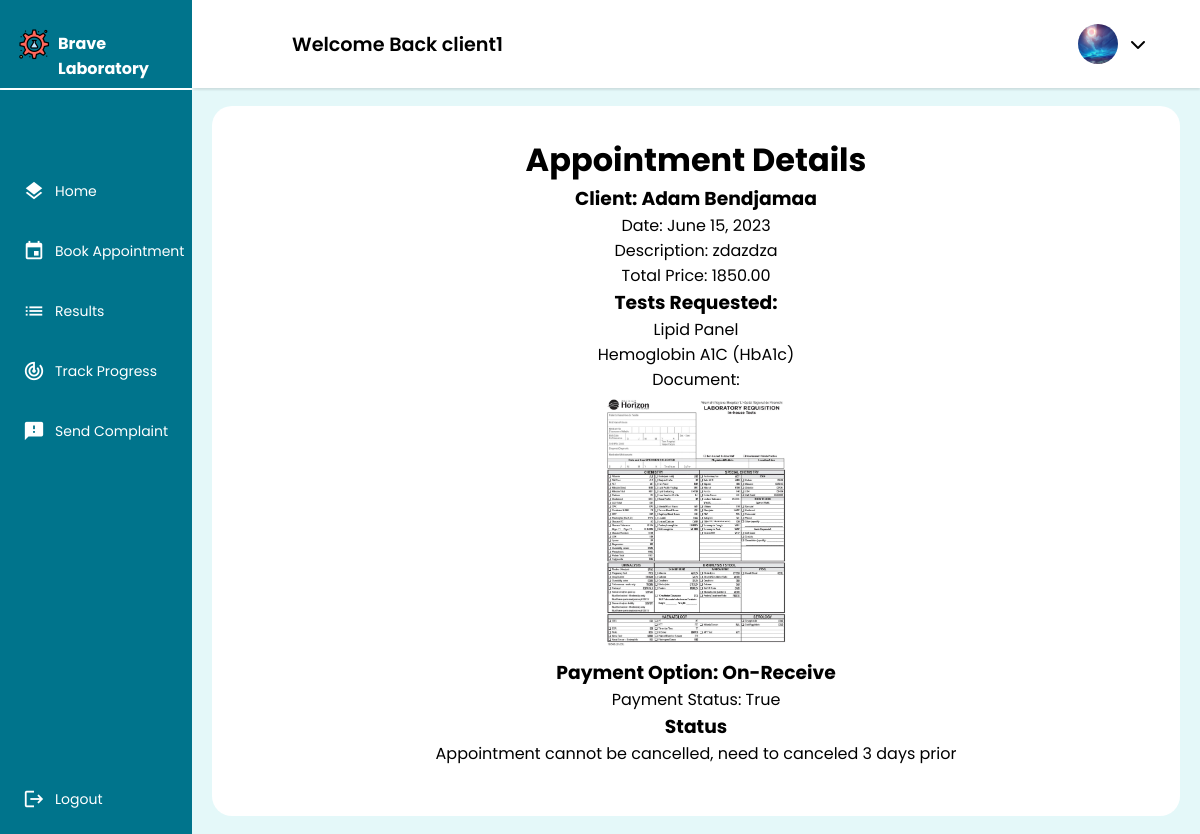
Screenshot of /client/appointment/detail/27 (signed in) with the database file from the repository.
### client/models.py (models this page shows, shortened)
class Client(models.Model):
    GENDERS =[
        ('M','Male'),
        ('F','Female')
    ]
    user = models.OneToOneField(User, primary_key = True, on_delete=models.CASCADE)
    phone_number = models.CharField(max_length=10,validators=[phone_regex])
    gender = models.CharField(max_length = 1 ,choices = GENDERS)
    address = models.CharField(max_length=50)
    policy = models.BooleanField(default = False)
    profile_pic = models.ImageField(default="default.png", upload_to="profile_pics")
    date_of_birth = models.DateField(default='2003-03-08')
    tests_made = models.PositiveIntegerField(default=0)
    class Meta():
        db_table = 'auth_client'

### main_home/models.py (models this page shows, shortened)
class Appointment(models.Model):
    PRE_PAY = 'PP'
    ON_RECEIVE = 'OR'
    PAYMENT_CHOICES = [
        (PRE_PAY, 'Pre-Pay'),
        (ON_RECEIVE, 'On-Receive'),
    ]
    UPCOMING = 'Upcoming'
    TOMORROW = 'Tommorow'
    TODAY = 'Today'
    OVERDUE = 'Overdue'
    STATUS_CHOICES = [
        (UPCOMING, 'Upcoming'),
        (TOMORROW, 'Tommorow'),
        (TODAY, 'Today'),
        (OVERDUE, 'Overdue'),
    ]
    client = models.ForeignKey(Client, on_delete=models.CASCADE)
    tests_requested = models.ManyToManyField(TestOffered)
    date = models.DateField(validators=[validate_date_not_past])
    description = models.CharField(max_length=1000,blank=True)
    document = models.ImageField(null=True,blank=True,upload_to='medical_documents')
    total_price = models.DecimalField(max_digits=10, decimal_places=2)
    payment_option = models.CharField(max_length=2, choices=PAYMENT_CHOICES,default="OR")
    payment_status = models.BooleanField(default=False)
    arrived = models.BooleanField(default=False)
    cancelled = models.BooleanField(default=False)
    performed = models.BooleanField(default=False)
    class Meta:
        db_table = 'appointment'

class TestOffered(models.Model):
    name = models.CharField(max_length=50,unique=True)
    price = models.DecimalField(max_digits=10, decimal_places=2)
    class Meta:
        db_table = 'test_offered'
        verbose_name_plural = 'Offered Tests'

### client/views.py (the view)
# urls.py: path("appointment/detail/<int:appointment_id>",views.appointment_detail,name="client_appointment_detail"),
@login_required
@permission_required('client.view_client', raise_exception=True)
def appointment_detail(request, appointment_id):
    appointment = get_object_or_404(Appointment, id=appointment_id)
    time_difference = appointment.date - timezone.now().date()
    context = {
        'appointment': appointment,
        'time_difference': time_difference.days,
    }
    return render(request,'client/appointment/appointment_detail.html',context)

### client/templates/client/appointment/appointment_detail.html (shortened to what this page needs)
{% extends 'client/client.html' %}
{% load static %}
{% block main %}
<div class="Container">
    <h1>Appointment Details</h1>
    <h3>Client: {{ appointment.client.user.first_name }} {{ appointment.client.user.last_name }}</h3>
    <p>Date: {{ appointment.date }}</p>
    <p>Description: {{ appointment.description }}</p>
    <p>Total Price: {{ appointment.total_price }}</p>
    <h3>Tests Requested:</h3>
    <ul>
        {% for test in appointment.tests_requested.all %}
            <li>{{ test.name }}</li>
        {% empty %}
            <li>No tests requested.</li>
        {% endfor %}
    </ul>
    {% if appointment.document %}
        <p>Document:
        </p>
        <a href="{{ appointment.document.url }}" target="_blank">
            <img src="{{ appointment.document.url }}" width="200" >
        </a>
    {% else %}
        <p>No document provided.</p>
    {% endif %}
    <h3>Payment Option: {{ appointment.get_payment_option_display }}</h3>
    <p>Payment Status: {{ appointment.payment_status }}</p>
    <h3>Status</h3>
    {% if appointment.cancelled %}
        <p>Appointment Has Been Cancelled</p>
    {% elif time_difference >= 3 %}
        <form action="{% url 'client_cancel_appointment' appointment.id %}" method="post">
            {% csrf_token %}
            <button type="submit">Cancel Appointment</button>
        </form>
    {% else %}
        <p>Appointment cannot be cancelled, need to canceled 3 days prior</p>
    {% endif %}
</div>
{% endblock main %}

### main_home/templates/main_home/actors_base.html (shortened to what this page needs)
{% extends 'main_home/base.html' %}
{% load static %}
{% block css %}
        <link rel="stylesheet" href="https://cdnjs.cloudflare.com/ajax/libs/font-awesome/6.4.0/css/all.min.css">
        <link rel="stylesheet" href="{% static 'css/actors.css' %}" />
{% endblock css %}
{% block content %}
    <div class="container">
        <header>
            <div class="wlc">
                <h1>Welcome Back {{user.username}}</h1>
            </div>
            <div class="Left">
                <ul class="DROPS">
                    {% if user.groups.first.name == 'client' %}
                    <li class="profile-header"><a class="profile-pic-container" onclick="showElement()"><img class="profile-pic" alt="profile_pic" src="{{ user.client.profile_pic.url }}"></img><i class="fa-solid fa-chevron-down"></i></a>
                    {% endif %}
                        </li>
                    </ul>
                </div>
        </header>
        <div class="Main">
            {% block main %}{% endblock main %}
        </div>
    </div>
    <div class="nav-header">
        <a class="logo" href="{% url user.groups.first.name %}">
            <img alt='logo' src="{% static 'img/logo.png' %}">
            <span><strong>Brave Laboratory</strong></span>
        </a>
    </div>
    <nav>
        <ul>
            {% block sidebar %}{% endblock sidebar %}
            <li class="end">
                <a href='{% url 'logout' %}'>
                    <span class="material-icons emoji">logout</span>
                    <span class="nav-item">Logout</span>
                </a>
            </li>
        </ul>
    </nav>
{% endblock content %}

### static/css/actors.css (style rules this page uses)
* { font-family: 'Poppins', sans-serif; margin: 0; padding: 0; }
body { background-color: #abe9ef51; }
ul { list-style-type: none; }
.container { text-align: center; float: right; width: 100%; height: 90vh; }
header { position: fixed; top: 0; left: 0; right: 0; z-index: 1; width: 84vw; height: 11vh; background-color: rgb(255, 255, 255); display: flex; align-items: center; justify-content: space-between; margin-left: auto; box-shadow: 0px 2px 2px rgba(0, 0, 0, 0.1); }
.Main { display: flex; justify-content: center; margin-top: 11vh; margin-left: 16vw; padding-top: 1.5%; padding-bottom: 1.5%; }
.Container { font-size: 16px; width:100%; margin: 0 20px; border-radius: 20px; background-color: white; padding-top: 30px; padding-bottom: 50px; padding-left: 20px; padding-right: 20px; }
.wlc { margin-left: 100px; }
.wlc h1 { font-size: 1.2rem; }
.Left { float: right; display: flex; align-items: center; flex-direction: row; justify-content: space-between; gap: 40px; margin-right: 15px; }
.DROPS { display: flex; align-items: center; justify-content: center; flex-direction: row; margin-right: 1.5vw; gap: 50px; }
.DROPS a { width: auto; height: auto; padding: 50px; text-decoration: none; color: black; padding: 1px; }
.DROPS li { padding: 20px; list-style: none; }
.DROPS .profile-header { width: auto; border-radius: 30px; height: 20px; display: flex; justify-content: center; align-items: center; cursor: pointer; }
.nav-header { position: fixed; left: 0; z-index: 1; top: 0; bottom: 89vh; background-color: #00748c ; width: 16vw; height: 11vh; overflow: hidden; box-shadow: 0px 4px 4px rgb(255, 255, 255); }
.nav-header a { position: relative; color: white; font-size: 14px; padding-left: 18px; width: 15vw; }
nav { position: fixed; left: 0; z-index: 1; top: 11.2vh; bottom: 0; background-color: #00748c; width: 16vw; overflow: hidden; }
.logo { display: flex; transition: all 0.5s ease; margin-top: 3.5vh; padding-right: 0 !important; width: 100%; gap: 8px; }
.logo span { font-size: 1rem; padding-top: 3px; }
.logo img { height: 32px; }
nav a { position: relative; color: white; font-size: 14px; display: table; padding-left: 20px; padding-right: 30px; width: 15vw; }
nav .material-icons { position: relative; top: 14px; font-size: 22px !important; }
nav ul { margin-top: 40%; padding-right: 5px; }
.nav-item { position: relative; top: 8px; margin-left: 10px; }
nav ul li { transition: 0.4s; margin: 3px; width: auto; margin-bottom: 10px; }
.end { position: fixed; bottom: 0; width: 15vw; margin-bottom: 10px; }
nav ul li::after { content: ''; display: block; position: relative; left: 0; width: 5px; height: 100%; }
.profile-pic { width: 40px; height: 40px; border-radius: 50%; cursor: pointer; object-fit: cover; }
header h1 { font-weight: 600; }
a { text-decoration: none; }
nav a { height: 50px; }
.profile-pic-container { display: flex; justify-content: center; align-items: center; gap: 12px; }
.profile-pic-container i { cursor: pointer !important; }

### rows the page displays
Appointment: client.user.first_name "Adam", client.user.last_name "Bendjamaa", date "June 15, 2023", description "zdazdza", total_price "1850.00", document (picture), payment_option "On-Receive", payment_status "True"
TestOffered: name "Lipid Panel"
TestOffered: name "Hemoglobin A1C (HbA1c)"

### other values shown
{{ user.username }} "client1"
